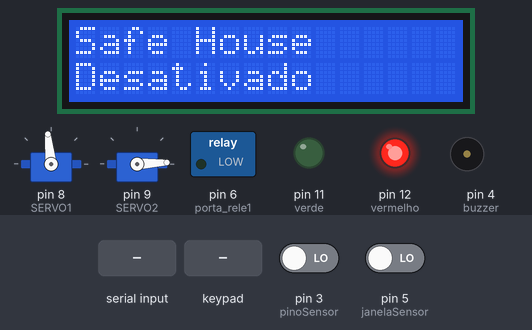
This sketch was run on a simulated Arduino Mega 2560, built with avr-gcc and run on an emulated ATmega2560. On the bench: 2 × servo, 16×2 character LCD, switched loads named in the sketch (green lamp = pin HIGH), output pins drawn as LEDs (lit = HIGH), buzzer (waves = sounding, pin HIGH). Inputs (shaded band) come from the test bench; at power-on: pin 3 (pinoSensor) LOW, pin 5 (janelaSensor) LOW. WiFi joins after 1.5 s; servers stay silent unless stated; the local clock reads 2024-03-15 10:24:30 at power-on unless the sketch sets it.

Above: at 1.2 s.
1.3 s: "1" received over Serial
At 1.8 s:
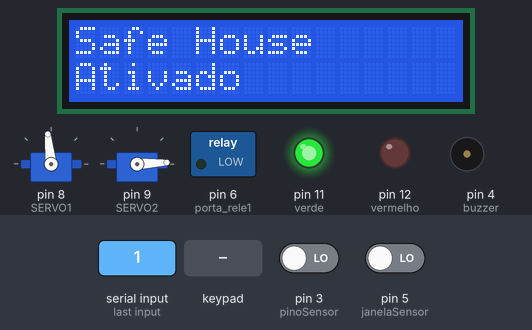
2.8 s: key 'A' pressed
At 4.0 s:
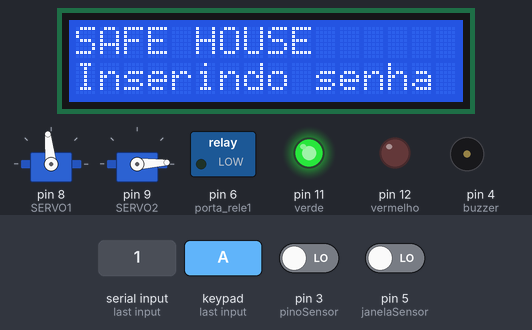
4.3 s: keypad keys 1 2 3 4 5 6 pressed 0.4 s apart
At 4.51 s:
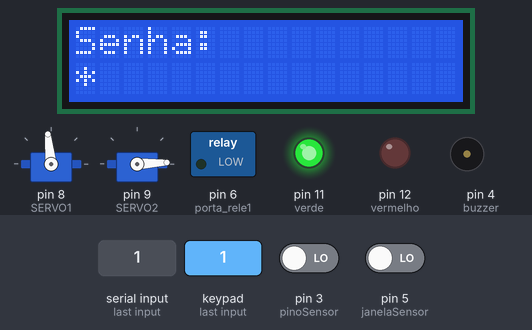
8.2 s: pin 3 (pinoSensor) driven HIGH
At 9.1 s:
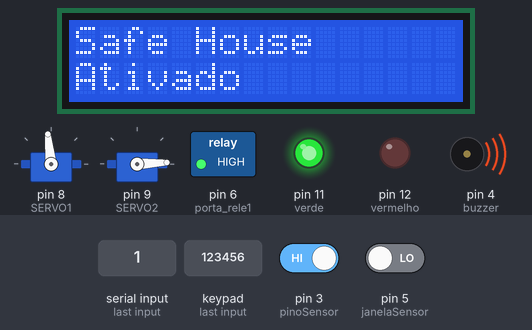
9.7 s: byte 48 ('0') received over Serial
At 10.8 s:
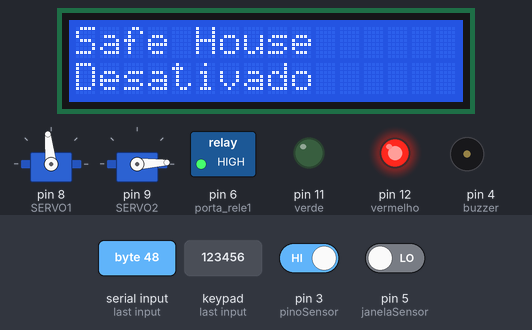
11.4 s: "2" received over Serial
At 14.85 s:
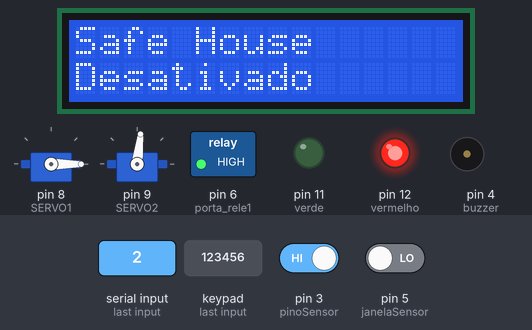
Timing chart, 0 to 15.1 s (numbered marks = the images above; inputs shaded):
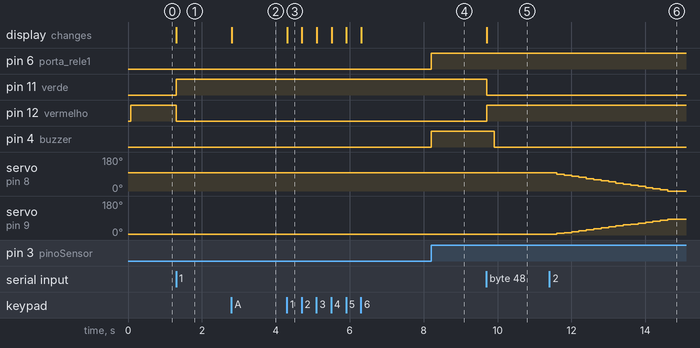

The sketch:

safehouse.ino
```cpp
#include <LiquidCrystal.h> //lcd
#include <Keypad.h> //keypad
#include <Ethernet.h> //shield
#include <SPI.h> //shield
#include <Servo.h>
#include<string.h> //trabalhar com strings
#include "RTClib.h"

#define portaHTTP 80 //porta de conexão
#define SERVO1 8 // Porta Digital 6 PWM
#define SERVO2 9

RTC_DS3231 rtc;

char diasDaSemana[7][12] = {"Domingo", "Segunda", "Terça", "Quarta", "Quinta", "Sexta", "Sábado"};
char data[11];
char hora[9];
char diaSemana[8];

//byte mac[] = { 0x00, 0xAA, 0xBB, 0xCC, 0xDE, 0x02};  //Conexão com o Servidor Apache Local
byte servidor[] = {192,168,0,109}; //IP do meu computador
//IP do Auditório da Fatec: 192,168,0,124

EthernetClient clienteArduino;

//////SENSORES///////
int pinoSensor = 3;
int janelaSensor = 5;

///////LED'S//////////
const int verde = 11;
const int vermelho = 12;

///RELE - FITA LED///
int porta_rele1 = 6;

/////SOMZIM/////
int buzzer = 4;

//////VARIÁVEIS//////////
int janela = 0;
int presenca = 0;
int alarme = 0;
int erro = 0;
Servo s1; // Variável Servo
Servo s2;
int pos1 = 96, pos2 = 3; // Posição Servo
int min1 = 0, min2 = pos2;
int max1 = pos1, max2 = 83;
char controle;
char inputa;
int oldalarme = 5, oldjanela = 5, oldpresenca = 5, errocont = -1 ;
char oldcontrole = '5';
/////VAR KEYPAD ///////
char auxiliar = ' ';
char senhaDefinida[] = "123456";
char senhaInserida[7];
const byte rows = 4; //number of the keypad's rows and columns
const byte cols = 4;
char keyMap [rows] [cols] = { //define the cymbols on the buttons of the keypad

  {'1', '2', '3', 'A'},
  {'4', '5', '6', 'B'},
  {'7', '8', '9', 'C'},
  {'*', '0', '#', 'D'}
};

////////////////KEYPAD & LCD/////////////////
byte rowPins [rows] = {31, 33, 35, 37};
byte colPins [cols] = {39, 41, 43, 45};

Keypad myKeypad = Keypad( makeKeymap(keyMap), rowPins, colPins, rows, cols);

LiquidCrystal lcd (30, 32, 34, 36, 38, 40); // pins of the LCD. (RS, E, D4, D5, D6, D7)

void setup()
{
    Serial.begin(9600);

    //Conectando Ethernet Shield na rede wifi e atribuindo um endereço ip ao mesmo
    //Ethernet.begin(mac);
    /*while(Ethernet.begin(mac) == 0)
    {
        Serial.println("Falha ao conectar-se com a rede...");
        Ethernet.begin(mac);
    }
    Serial.print("Conectado a rede, no ip: ");
    Serial.println(Ethernet.localIP());*/

////////////////////////////////////TIME capture/////////////////////////////

    if (! rtc.begin())
    {
        Serial.println("Couldn't find RTC");
        while (1);
    }
    if (rtc.lostPower())
    {
        Serial.println("RTC lost power, lets set the time!");
        //ano,mes,dia,hora,minuto,segundo
        //rtc.adjust(DateTime(2019, 6, 8, 10, 53, 40));
    }

    s1.attach(SERVO1);
    s2.attach(SERVO2);
    s1.write(pos1); // Inicia motor
    s2.write(pos2);
    pinMode(janelaSensor, INPUT);
    pinMode(pinoSensor, INPUT);
    pinMode(buzzer, OUTPUT);
    pinMode(verde, OUTPUT);
    pinMode(vermelho, OUTPUT);
    pinMode(porta_rele1, OUTPUT);
    lcd.begin(16, 2);
}

void loop()
{
  SalvarTudo();
  char digito = myKeypad.getKey();  //// RECEBE O VALOR QUE VEM DO KEYPAD

  if (digito == 'A') /////// OPÇÃO PARA LIGAR O ALARME
  {
    auxiliar = digito;
    lcd.clear();
    lcd.setCursor(0, 0);
    lcd.print("SAFE HOUSE");
    lcd.setCursor(0, 1);
    lcd.print("Inserindo senha");
    int x = 1;
    while (x <= 6) ////// INSERINDO SENHA
    {
      char digito = myKeypad.getKey();  ///// SALVANDO CARACTERE POR CARACTERE EM UMA VARIÁVEL

      if (digito == '1' || digito == '2' || digito == '3' || digito == '4' || digito == '5' || digito == '6' || digito == '7' || digito == '8' || digito == '9' || digito == '0')
      { ///// CONDICIONANDO A ENTRADA/////
        senhaInserida[x - 1] = digito; //// SALVANDO EM UM VETOR CADA DIGITO
        if (x == 1)
        {
          lcd.clear();
        }
        lcd.setCursor(0, 0);
        lcd.print("Senha: ");
        lcd.setCursor(x - 1, 1);
        lcd.print("*");
        x++;
      }
    }

    if (strcmp(senhaInserida, senhaDefinida) == 0) //// COMPARANDO SE A SENHA DIGITADA ESTA CORRETA
    {
      alarme = 1;
    }
    else
    {
      lcd.clear();
      lcd.setCursor(0, 0);
      lcd.print("SAFE HOUSE");
      lcd.setCursor(0, 1);
      lcd.print("Senha incorreta");
      erro ++;     ////////////////pode ser usado em grafico
      delay(2000);
    }
  }
  else if (digito == 'D') ///// OPÇÃO PARA DESLIGAR O ALARME
  {
    auxiliar = digito;
    lcd.clear();
    lcd.setCursor(0, 0);
    lcd.print("SAFE HOUSE");
    lcd.setCursor(0, 1);
    lcd.print("Inserindo senha");

    int x = 1;
    while (x <= 6)
    {
      char digito = myKeypad.getKey();

      if (digito == '1' || digito == '2' || digito == '3' || digito == '4' || digito == '5' || digito == '6' || digito == '7' || digito == '8' || digito == '9' || digito == '0')
      {
        senhaInserida[x - 1] = digito;
        if (x == 1)
        {
          lcd.clear();
        }
        lcd.setCursor(0, 0);
        lcd.print("Senha: ");
        lcd.setCursor(x - 1, 1);
        lcd.print("*");
        x++;
      }
    }
    if (strcmp(senhaInserida, senhaDefinida) == 0)
    {
      alarme = 0;
      lcd.clear();
      lcd.setCursor(0, 0);
      lcd.print("SAFE HOUSE");
      lcd.setCursor(0, 1);
      lcd.print("Alarme desativado");
      delay(2000);
    }
    else
    {
      lcd.clear();
      lcd.setCursor(0, 0);
      lcd.print("SAFE HOUSE");
      lcd.setCursor(0, 1);
      lcd.print("Senha incorreta");
      delay(2000);
    }
  }
  else
  {
    if (digito != auxiliar) ////// OPÇÃO PARA APRESENTAR STATUS DO ALARME
    {
      auxiliar = digito;
      if (alarme == 0)
      {
        ExibirDesativacao();
      }
      else
      {
        ExibirAtivacao();
      }
    }
  }
  inputa = Serial.read();
  if (inputa == '0' || inputa == '1')
  {
    if (inputa == '0')
    {
      alarme = 0;
    }
    else if (inputa == '1')
    {
      alarme = 1;
    }
  }
    janela = digitalRead(janelaSensor);  ///ATIVA O SENSOR DO PORTA JANELA
    presenca = digitalRead(pinoSensor);  ///ATIVA O SENSOR DE PRESENÇA
//    Serial.println(janela);
  if (alarme == 1)
  {
    ligaAlarme();
    if(alarme != oldalarme)
    {
      oldalarme = alarme;
      ExibirAtivacao();
      if(clienteArduino.connect(servidor, portaHTTP))
      {
            clienteArduino.print("GET /webService-Fatec/AestadoAlarme.php");
            clienteArduino.print("?dados_Alarme=");
            clienteArduino.print("Ativado.");
            clienteArduino.print(hora);
            clienteArduino.print(".");
            clienteArduino.print(data);
            clienteArduino.print(".");
            clienteArduino.print(diaSemana);
          clienteArduino.println(" HTTP/1.0");

          clienteArduino.println("Host: 192.168.0.106");
          clienteArduino.println("Connection: close");
          clienteArduino.println();
          clienteArduino.stop();
      }

    }
    janela = digitalRead(janelaSensor);  ///ATIVA O SENSOR DO PORTA JANELA
    presenca = digitalRead(pinoSensor);  ///ATIVA O SENSOR DE PRESENÇA
//    Serial.print(janela);
//    Serial.print("   ");
//    Serial.println(presenca);
    if (janela == 1 || presenca == 1)
    {
      rele_on();
      buzzerON();
    }
    if (digito == 'C')
    {
      rele_off();
      buzzerOFF();
    }
  }
  else
  {
    desligaAlarme();
    if(alarme != oldalarme)
    {
       oldalarme = alarme;
       ExibirDesativacao();
       if(clienteArduino.connect(servidor, portaHTTP))
      {
            clienteArduino.print("GET /webService-Fatec/AestadoAlarme.php");
            clienteArduino.print("?dados_Alarme=");
            clienteArduino.print("Desativado.");
            clienteArduino.print(hora);
            clienteArduino.print(".");
            clienteArduino.print(data);
            clienteArduino.print(".");
            clienteArduino.print(diaSemana);

          clienteArduino.println(" HTTP/1.0");

          clienteArduino.println("Host: 192.168.0.106");
          clienteArduino.println("Connection: close");
          clienteArduino.println();
          clienteArduino.stop();
      }
    }
    buzzerOFF();
    if (inputa == '2' || inputa == '3')
    {
      controle = inputa;
      if (controle == '2' && pos1 != min1 && pos2 != max2)
      {
        abrirPortao();
      }
      else if (controle == '3' && pos1 != max1 && pos2 != min2)
      {
        fecharPortao();
      }
    }
  }
  if (digito == 'B')
  {
    if (digitalRead(porta_rele1) == 1)
    {
      rele_off();
    }
    else
    {
      rele_on();
    }
  }

  //////////////////////////////////////////TESTE SHIELD///////////////////////////////////////////////////

//   if(alarme != oldalarme)      ///////// Enviar dados do alarme /////////////
//   {
//      Serial.println("Ok");
//      oldalarme = alarme;
//      if(clienteArduino.connect(servidor, portaHTTP))
//      {
//          if(oldalarme == 1)
//          {
//
//            clienteArduino.print("GET /webService-Fatec/AestadoAlarme.php");
//            clienteArduino.print("?dados_Alarme=");
//            clienteArduino.print("Ativado.");
//            clienteArduino.print(hora);
//            clienteArduino.print(".");
//            clienteArduino.print(data);
//            clienteArduino.print(".");
//            clienteArduino.print(diaSemana);
//          }
//          if(oldalarme == 0)
//          {
//            clienteArduino.print("GET /webService-Fatec/AestadoAlarme.php");
//            clienteArduino.print("?dados_Alarme=");
//            clienteArduino.print("Desativado.");
//            clienteArduino.print(hora);
//            clienteArduino.print(".");
//            clienteArduino.print(data);
//            clienteArduino.print(".");
//            clienteArduino.print(diaSemana);
//          }
//          clienteArduino.println(" HTTP/1.0");
//
//          clienteArduino.println("Host: 192.168.0.106");
//          clienteArduino.println("Connection: close");
//          clienteArduino.println();
//          clienteArduino.stop();
//      }
//   }
   if(controle != oldcontrole)     ///////// Enviar dados do portão /////////////
   {
      oldcontrole = controle;
      if(clienteArduino.connect(servidor, portaHTTP))
      {
          //clienteArduino.println("POST /arduinoSQL/enviar.php HTTP/1.0");

          if(oldcontrole == '2')
          {
            clienteArduino.print("GET /webService-Fatec/AestadoPortao.php?dados_Portao=Aberto.");
            clienteArduino.print(hora);
            clienteArduino.print(".");
            clienteArduino.print(data);
            clienteArduino.print(".");
            clienteArduino.print(diaSemana);
          }
          if(oldcontrole == '3')
          {
              clienteArduino.print("GET /webService-Fatec/AestadoPortao.php?dados_Portao=Fechado.");
              clienteArduino.print(hora);
              clienteArduino.print(".");
              clienteArduino.print(data);
              clienteArduino.print(".");
              clienteArduino.print(diaSemana);
          }
          clienteArduino.println(" HTTP/1.0");

          clienteArduino.println("Host: 192.168.0.106");
          clienteArduino.println("Connection: close");
          clienteArduino.println();
          clienteArduino.stop();
      }
   }
   if(janela != oldjanela || presenca != oldpresenca)     ///////// Enviar dados do sensor /////////////
   {
      oldjanela = janela;
      oldpresenca = presenca;
      if(clienteArduino.connect(servidor, portaHTTP))
      {
    //clienteArduino.println("POST /arduinoSQL/enviar.php HTTP/1.0");


          if(oldjanela == 1 || oldpresenca == 1)
          {
              clienteArduino.print("GET /webService-Fatec/Ajanela.php");
              clienteArduino.print("?dados_Janela=");
              clienteArduino.print("Alerta.");
              clienteArduino.print(hora);
              clienteArduino.print(".");
              clienteArduino.print(data);
              clienteArduino.print(".");
              clienteArduino.print(diaSemana);
          }
          if(oldjanela == 0 && oldpresenca == 0)
          {
            clienteArduino.print("GET /webService-Fatec/Ajanela.php");
            clienteArduino.print("?dados_Janela=");
            clienteArduino.print("Seguro.");
            clienteArduino.print(hora);
            clienteArduino.print(".");
            clienteArduino.print(data);
            clienteArduino.print(".");
            clienteArduino.print(diaSemana);
          }
          clienteArduino.println(" HTTP/1.0");
          clienteArduino.println("Host: 192.168.0.106");
          clienteArduino.println("Connection: close");
          clienteArduino.println();
          clienteArduino.stop();
    }
   }
   if(erro != errocont)     ///////// Enviar dados do portão /////////////
   {
      errocont = erro;
      if(clienteArduino.connect(servidor, portaHTTP))
      {
          //clienteArduino.println("POST /arduinoSQL/enviar.php HTTP/1.0");

          clienteArduino.print("GET /webService-Fatec/Aerrocontador.php?dados_erro=");
          clienteArduino.print(erro);
          clienteArduino.print(".");
          clienteArduino.print(hora);
          clienteArduino.print(".");
          clienteArduino.print(data);
          clienteArduino.print(".");
          clienteArduino.print(diaSemana);

          clienteArduino.println(" HTTP/1.0");
          clienteArduino.println("Host: 192.168.0.106");
          clienteArduino.println("Connection: close");
          clienteArduino.println();
          clienteArduino.stop();
      }
   }
   else
   {
      //Serial.println("Falha na conexão com o servidor");
      clienteArduino.stop();
   }
///////////////////////////////////////TIME  capture //////////////////////////


//    SalvarHora();
//    SalvarDiaSemana();
}

/////////////////////////////////////////////////////////////////////////////////FUNÇÕES personalizadas///////////////////////////////////////////////////////////////////////////////////////////////////////
void rele_off() {
  digitalWrite(porta_rele1, LOW); //Desliga rele 1
}

void rele_on() {
  digitalWrite(porta_rele1, HIGH);  //Liga rele 1
}

void ligaAlarme() {  //Função que ativa o alarme, o LED Verde e fita de led acende
  verdeFuncao();
}

void desligaAlarme() { //Função que desativa o alarme, o LED Vermelho acende e fita de led apaga
  vermelhoFuncao();
}

void verdeFuncao() {
  digitalWrite(verde, HIGH);
  digitalWrite(vermelho, LOW);
}

void vermelhoFuncao() {
  digitalWrite(verde, LOW);
  digitalWrite(vermelho, HIGH);
}

void buzzerOFF()
{
  digitalWrite(buzzer, LOW);
}

void buzzerON()
{
  digitalWrite(buzzer, HIGH);
  //  float seno;
  //  int frequencia;
  //    for(int f=0; f<180; f++){
  //    seno=(sin(160*3.1416/180)); //converte graus para radiando e depois obtém o janelaor do seno
  //    frequencia = 2000+(int(seno*1000)); //gera uma frequência a partir do janelaor do seno
  //    digitalWrite(buzzer,frequencia);
  //    delay(2);
  //    }
}
void abrirPortao()
{
  pos1 = max1;
  pos2 = min2;
  while (pos1 >= min1 && pos2 <= max2)
  {
    s1.write(pos1);
    //Serial.println(pos1);
    pos1 -= 6;
    s2.write(pos2);
    //Serial.println(pos2);
    pos2 += 5;
    delay(200);
  }
}
void fecharPortao()
{
  pos1 = min1;
  pos2 = max2;
  while (pos1 <= max1 && pos2 >= min2)
  {
    s1.write(pos1);
    //Serial.println(pos1);
    pos1 += 6;
    s2.write(pos2);
    //Serial.println(pos2);
    pos2 -= 5;
    delay(200);
  }
}
void ExibirAtivacao()
{
  lcd.clear();
  lcd.setCursor(0, 0);
  lcd.print("Safe House");
  lcd.setCursor(0, 1);
  lcd.print("Ativado");
}

void ExibirDesativacao()
{
  lcd.clear();
  lcd.setCursor(0, 0);
  lcd.print("Safe House");
  lcd.setCursor(0, 1);
  lcd.print("Desativado");
}
/////////////////////////////////TIME capture function /////////////////////
void SalvarTudo()
{
    int d,m,a;
    char d1[3], m1[3];
    char d2[3]={'0'},m2[3]={'0'};
    char d3[3], m3[3],a3[5];
    DateTime now = rtc.now();
    d=now.day();
    m=now.month();
    a=now.year();

    if(d<10)
    {
        sprintf(d1,"%i",d); //conversão para string
        strcat(d2,d1); //concatenando na variável d2
        strcpy(d3,d2);
    }
    else
    {
        sprintf(d3,"%i",d);
    }

    if(m<10)
    {
        sprintf(m1,"%i",m); //conversão para string
        strcat(m2,m1); //concatenando na variável m2
        strcpy(m3,m2);
    }
    else
    {
        sprintf(m3,"%i",m);
    }
    sprintf(a3,"%i",a);
//    char data[11];

    strcpy(data,d3);
    strcat(data,"/");
    strcat(data,m3);
    strcat(data,"/");
    strcat(data,a3);

    int h,mi,s;
    char h1[3], mi1[3],s1[3];
    char h2[3]={'0'}, mi2[3]={'0'}, s2[3]={'0'};
    char h3[3], mi3[3], s3[3];

    h=now.hour();
    mi=now.minute();
    s=now.second();

    if(h<10)
    {
        sprintf(h1,"%i",h); //conversão para string
        strcat(h2,h1); //concatenando na variável h2
        strcpy(h3,h2);
    }
    else
    {
        sprintf(h3,"%i",h);
    }

    if(mi<10)
    {
        sprintf(mi1,"%i",mi); //conversão para string
        strcat(mi2,mi1); //concatenando na variável mi2
        strcpy(mi3,mi2);
    }
    else
    {
        sprintf(mi3,"%i",mi);
    }

    if(s<10)
    {
        sprintf(s1,"%i",s); //conversão para string
        strcat(s2,s1); //concatenando na variável s2
        strcpy(s3,s2);
    }
    else
    {
        sprintf(s3,"%i",s);
    }

    strcpy(hora,h3);
    strcat(hora,":");
    strcat(hora,mi3);
    strcat(hora,":");
    strcat(hora,s3);


    strcpy(diaSemana,diasDaSemana[now.dayOfTheWeek()]);
//    Serial.println(diaSemana);
//    Serial.println(hora);
//    Serial.println(data);
}
```

Measured:
- after the input at 1.3 s, pin 11 (verde): LOW → HIGH at once; pin 12 (vermelho): HIGH → LOW at once; the display: changes at once (image 1)
- after the input at 2.8 s, the display: changes at once (image 2)
- after the input at 4.3 s, the display: changes at once (image 3)
- after the input at 8.2 s, pin 6 (porta_rele1), pin 4 (buzzer): LOW → HIGH at once
- after the input at 9.7 s, pin 11 (verde): HIGH → LOW at once; pin 12 (vermelho): LOW → HIGH at once; pin 4 (buzzer): HIGH → LOW after 0.21 s; the display: changes at once (image 5)
- after the input at 11.4 s, servo on pin 8 (SERVO1): moves from 96° to 0° over 3.0 s, starting after 0.20 s; servo on pin 9 (SERVO2): moves from 3° to 83° over 3.0 s, starting after 0.20 s
